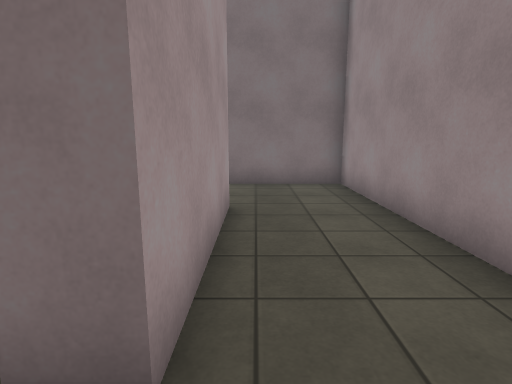
view 1 (above)

16 first-person views from a walk through a Unity game level. The camera is 1.4 m above the floor, tilts 10° down and sees 80° across. The floor is counted in squares, 1 m on a side. Each view is taken from the middle of a square. On the plan, view 1 faces up. The plan holds only what a view shows up to about 14 squares ahead; the rest is blank. The place goes on beyond the plan. The player is left out. Some surface patterns are stand-ins.

view 2
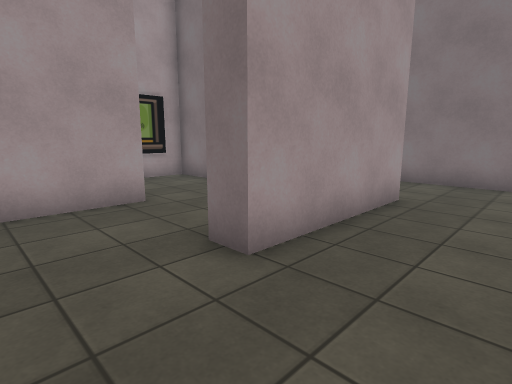

view 3
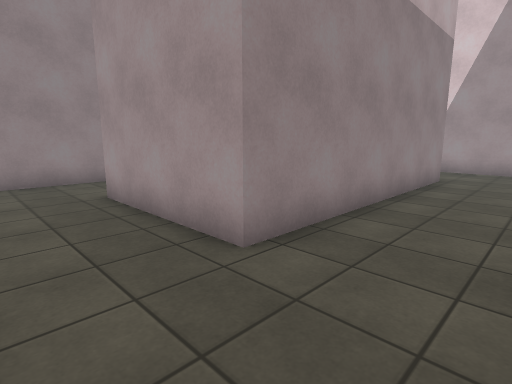

view 4
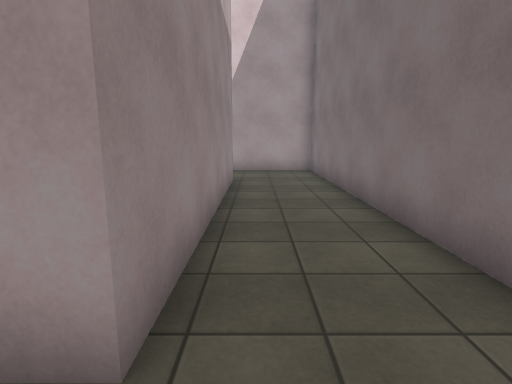

view 5
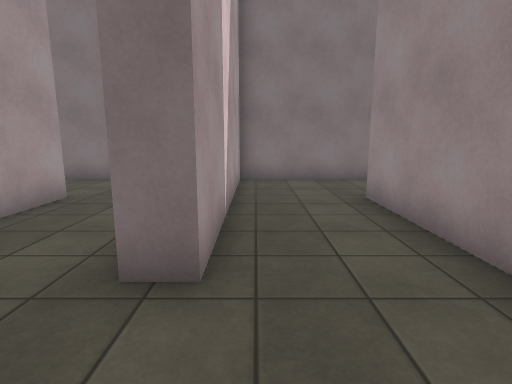

view 6
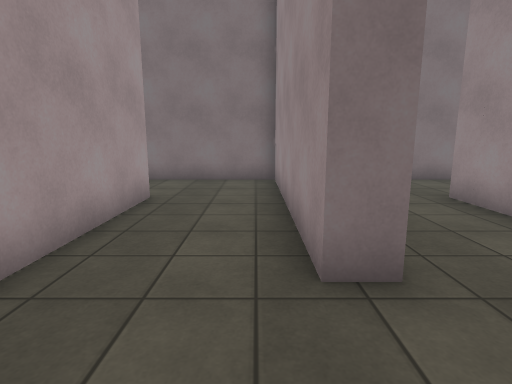

view 7
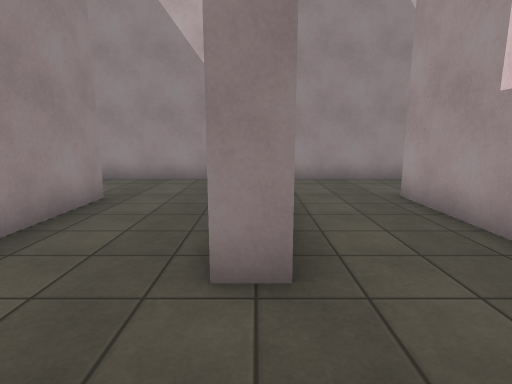

view 8
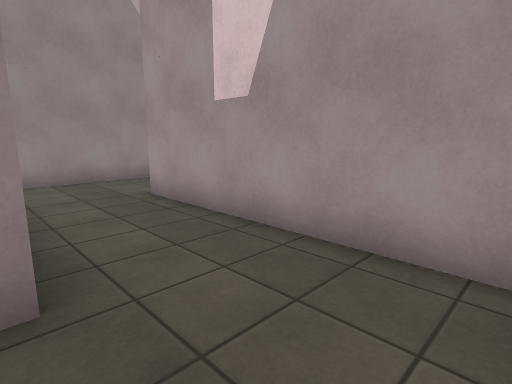

view 9
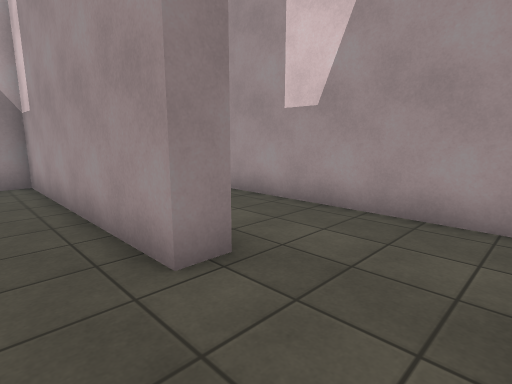

view 10
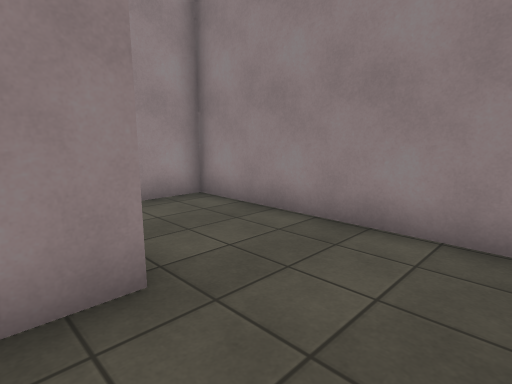

view 11
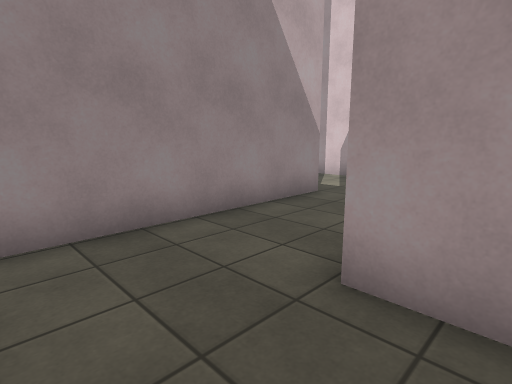

view 12
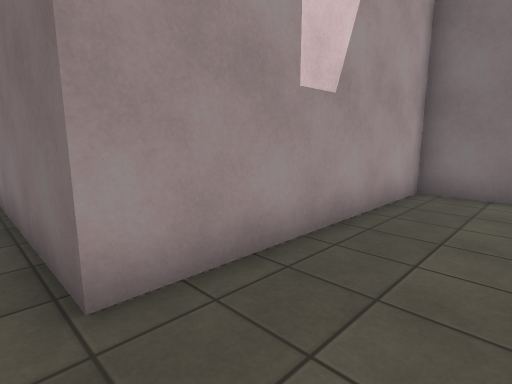

view 13
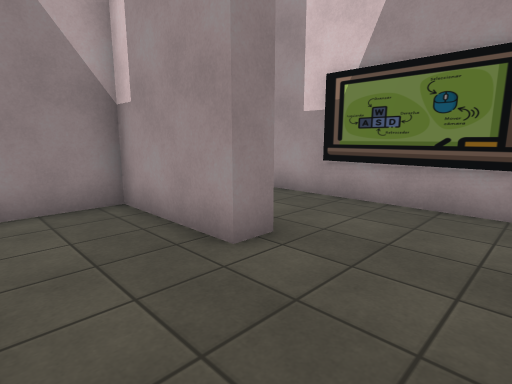

view 14
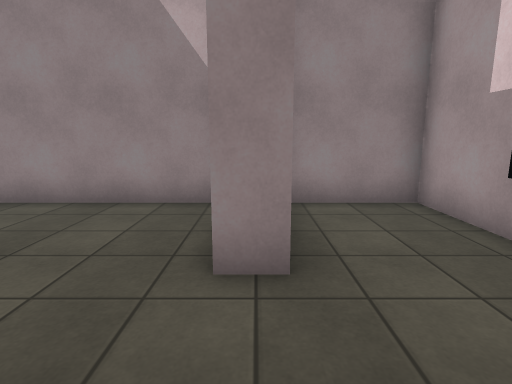

view 15
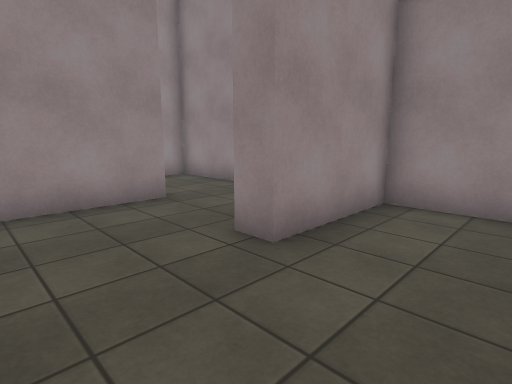

view 16
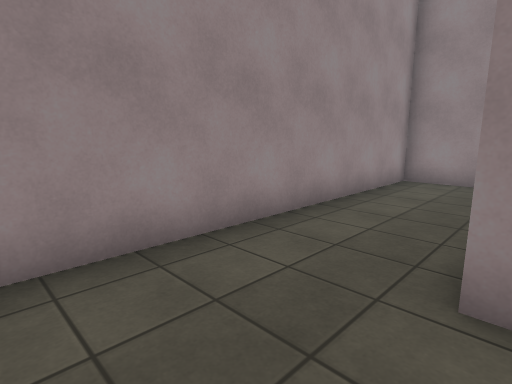

### Floor plan
Points are (right, up) in squares from view 1. A wall is a line through its corners. A room is listed if a view was taken in it or the views show most of it. See-through windows are left out.
Room 1 (views 1, 2, 3, 4, 5, 6, 7, 8, 9, 10, 11, 12, 13, 14, 15, 16)
walls: (-9.3, 2) (-9.3, 6.2) (-0.6, 6.2) (-0.6, 1.4) (-1.4, 1.4) (-1.4, 4.5); (-6.9, 5.4) (-8.6, 5.4) (-8.6, -1.6) (-5.4, -1.6) (-5.4, 2) (-4.6, 2) (-4.6, -1.6) (2.6, -1.6) (2.6, 9.4) (-12.6, 9.4) (-12.6, 1.8) (-13.4, 1.8) (-13.4, 9.4) (-20.6, 9.4) (-20.6, 1.6) (-24.5, 1.6); (-17.4, 6.2) (-16.6, 6.2) (-16.6, -1.6) (-9.3, -1.6) (-9.3, 0.1); (-24.5, -1.6) (-18.2, -1.6)

Positions as (right, up) in squares from view 1, and headings:
1: (0, 0), facing up
2: (2, -1), facing up-left
3: (2, 9), facing down-left
4: (1, 7), facing left
5: (-12, -1), facing up
6: (-14, -1), facing up
7: (-17, 9), facing down
8: (-17, 9), facing down-left
9: (-15, 9), facing down-left
10: (-16, 3), facing down-right
11: (-18, 3), facing down-left
12: (-18, 1), facing up-left
13: (-2, 5), facing down-left
14: (-5, 5), facing down
15: (-8, 5), facing down-right
16: (-1, 9), facing down-right
